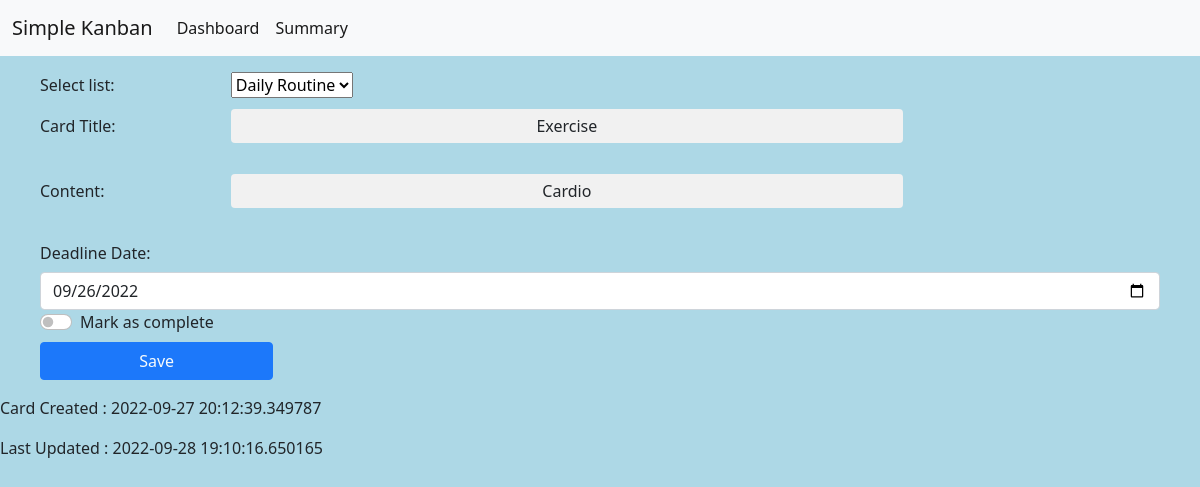
The app's page /5/2/updatecard with its own data.
### models.py (models this page shows)
class Card(db.Model):
    __tablename__ = 'card'
    cid = db.Column(db.Integer, primary_key=True, autoincrement=True)
    card_title =  db.Column(db.String , nullable = False)
    content = db.Column(db.String(120),  nullable=False)
    deadline = db.Column(db.String, server_default=func.now())
    flag = db.Column(db.String)
    list_id = db.Column(db.Integer, db.ForeignKey("list.lid"), nullable=False)
    last_change=db.Column(db.String, onupdate=datetime.datetime.now())
    card_created=db.Column(db.String, server_default=func.now())

### app.py (the view, shortened to what this page needs)
@app.route("/<int:cid>/<int:uid>/updatecard", methods=["GET", "POST"])
def edit_card(cid,uid):
	card = Card.query.filter_by(cid = cid).first()
	card_list = List.query.filter_by(user_id = uid).all()
	if request.method=="GET":
		return render_template("card_edit.html",c = card, clist = card_list,uid=uid)

### templates/card_edit.html (shortened to what this page needs)
{% extends "layout.html" %} {% block title %}edit card{% endblock %} {% block head %} {{ super() }}
{% endblock %}
{% block content1 %}
<nav class="navbar navbar-expand-lg navbar-light bg-light">
            <div class="container-fluid">
              <a class="navbar-brand">Simple Kanban</a>
              <div class="collapse navbar-collapse" id="navbarNavAltMarkup">
                <div class="navbar-nav">
                  <a class="nav-link active" aria-current="page" href="/index/{{uid}}">Dashboard</a>
                  <a class="nav-link active" aria-current="page" href="/summary/{{uid}}">Summary</a>
                </div>
              </div>
            </div>
          </nav>
{% block content %}
<div class="container">
<form action="/{{c.cid}}/{{uid}}/updatecard" method="POST" id="update-listcard-form" >
    <label for="list" class = "col-sm-2 col-form-label">Select list: </label>
    <select name="list" id="list">
        {% for i in clist %}
        <option value='{{i["lid"]}}'>{{i["list_name"]}}</option>
        {% endfor %}
    </select>
    <div class="mb-3">
        <label  class="col-sm-2 col-form-label">Card Title: </label>
        <input type="text" class="form-control" value="{{c.card_title}}" name = "Title"required >
    </div>
    <div class="mb-3">
        <label  class="col-sm-2 col-form-label">Content: </label>
        <input type="text" class="form-control" value="{{c.content}}" name = "Content" rows="3"/>
    </div>
    <label for="date" class="col-sm-2 col-form-label">Deadline Date: </label>
    <input type="date" class="form-control" id="date" value="{{c.deadline}}" name = "Deadline" />
     <div class="form-check form-switch">
  <input class="form-check-input" type="checkbox" id="flexSwitchCheckChecked" name="Flag" value="on">
  <label class="form-check-label" for="flexSwitchCheckChecked">Mark as complete</label>
</div>
    <div class="col-5">
        <button type="submit" class="btn btn-primary">Save</button>
    </div>
</form>
</div>
<div>
    <p>Card Created : {{c.card_created}}</p>
    <p> Last Updated : {{c.last_change}} </p>
</div>
{% endblock %}{% endblock %}

### static/style.css (style rules this page uses)
input[type=text], input[type=password] { width: 60%; padding: 5px; margin: 5px 0 10px 0; display: inline-block; border: none; background: #f1f1f1; text-align: center; }
button { background-color: #04AA6D; color: white; padding: 5px 7px; margin: 6px 0; border: none; cursor: pointer; width: 50%; opacity: 0.9; }
.container { padding: 10px; }

### records on screen
Card: Title "Exercise", Content "Cardio", Deadline "09/26/2022", card_created "2022-09-27 20:12:39.349787", last_change "2022-09-28 19:10:16.650165"

### other values on screen
form field list "Daily Routine"
